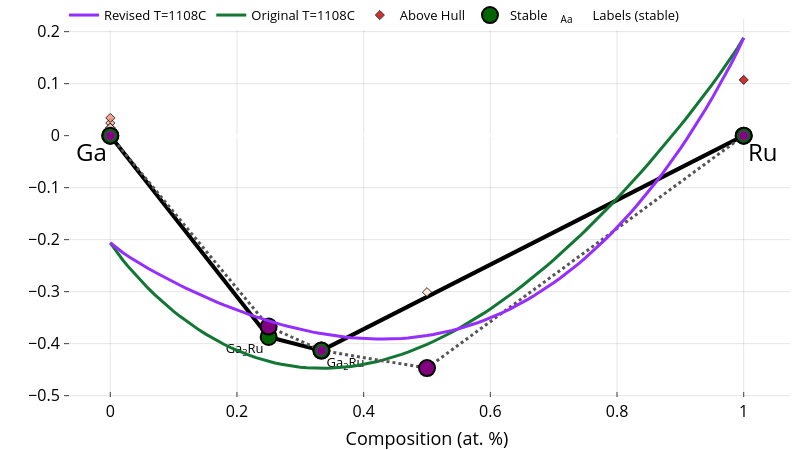

The notebook cell saved with this chart:
### Code cell
from pymatgen.analysis.phase_diagram import PDPlotter, PhaseDiagram, PDEntry  # The PMG PDPlotter source code is modified here
pdp = PDPlotter(bl.dft_ch)
from gliquid.binary import t_sym, a_sym, b_sym, c_sym, d_sym, xb_sym
import sympy as sp

t_eval_c = 1108
t_eval = t_eval_c + 273.15

def get_g_curve(A=0, B=0, C=0, D=0, T=0, name="") -> go.Scatter:
    """
    Args:
        A, B, C, D (float): Non-ideal mixing parameters.
        T (float): Temperature in Kelvin.

    Returns:
        go.Scatter: Plotly scatter trace for the Gibbs free energy curve.
    """
    g = bl.eqs['g_liquid'].subs({t_sym: T, a_sym: A, b_sym: B, c_sym: C, d_sym: D})
    gliq_vals = sp.lambdify(xb_sym, g, 'numpy')(_x_vals[1:-1]) if g.has(xb_sym) else [0] * len(_x_vals[1:-1])
    ga = np.float64(bl.eqs['ga'].subs({t_sym: T}) / 96485)
    gb = np.float64(bl.eqs['gb'].subs({t_sym: T}) / 96485)
    if name == "":
        name += "Liquid T=" + str(int(T-273.15)) + "C"

    return go.Scatter(
        x=_x_vals,
        y=[ga] + [g / 96485 for g in gliq_vals] + [gb],
        mode='lines',
        name=name
    )

fig = pdp.get_plot()
fig.add_trace(get_g_curve(A=pred_params[0], B=pred_params[1], C=pred_params[2], D=pred_params[3],
                          T=t_eval, name=f"Original T={t_eval_c}C").update(line=dict(color='#117733', width=3)))

print("Phase energies at t_eval (eV/atom):")
for p in bl.phases:
    if 'enthalpy' in p:
        print(p['name'] + f" @ t_eval ({t_eval})", (p['enthalpy'] - p.get('entropy', 0)*t_eval)/96485.0)

allpoints = [[p['comp'], (p['enthalpy'] - p.get('entropy', 0)*t_eval)/96485.0] for p in bl.phases[:-1]]
newpoints = [[p['comp'], (p['enthalpy'] - p.get('entropy', 0)*t_eval)/96485.0] for p in bl.phases[:-1] if 'entropy' in p]
oldpoints = [[p['comp'], (p['enthalpy'] - p.get('entropy', 0)*t_eval)/96485.0] for p in bl.phases[:-1] if 'entropy' not in p]

# Plot connecting lines between all points
for i in range(len(allpoints) - 1):
    fig.add_trace(go.Scatter(
        x=[allpoints[i][0], allpoints[i+1][0]],
        y=[allpoints[i][1], allpoints[i+1][1]],
        mode='lines',
        line=dict(color='#555555', dash='dot', width=3),
        showlegend=False
    ))

# Fix the data structure - remove the extra brackets
fig.add_trace(go.Scatter(
    x=[p[0] for p in newpoints],
    y=[p[1] for p in newpoints],
    mode='markers',
    marker=dict(color="purple", size=16, symbol='circle', line=dict(width=2, color='black')),
    showlegend=False
))

fig.add_trace(go.Scatter(
    x=[p[0] for p in oldpoints],
    y=[p[1] for p in oldpoints],
    mode='markers',
    marker=dict(color="darkgreen", size=16, symbol='circle', line=dict(width=2, color='black')),
    showlegend=False
))

# Add smaller purple circles inside the darkgreen circles
fig.add_trace(go.Scatter(
    x=[p[0] for p in oldpoints],
    y=[p[1] for p in oldpoints],
    mode='markers',
    marker=dict(color="purple", size=9, symbol='circle', line=dict(width=0.5, color='#Be03Fd')),
    showlegend=False
))

fig.add_trace(get_g_curve(A=adj_params[0], B=adj_params[1], C=adj_params[2], D=adj_params[3],
                          T=t_eval, name=f"Revised T={t_eval_c}C").update(line=dict(color='#962EFF', width=3)))

fig.update_layout(plot_bgcolor='white',
                  paper_bgcolor='white', 
                  xaxis=dict(title=dict(text="Composition (at. %)", font=dict(size=18)),
                            tickfont=dict(color='black'), mirror=False),
                  yaxis=dict(title=dict(text="", font=dict(size=18)),
                            tickfont=dict(color='black'), mirror=False),
                  font=dict(color='black', size=13),  # Sets default font color for all text elements
                  width=800, height=450)

fig.show()
# fig_dict = fig.to_dict()
# fig_dict['layout'].pop('annotations', None)
# fig_dict['layout'].pop('title', None)
# fig_dict['layout']['xaxis'].pop('title', None)
# fig_dict['layout']['yaxis'].pop('title', None)
# fig_dict['data'] = [trace for trace in fig_dict['data'] if trace.get('mode') != 'text']
# cleaned = go.Figure(fig_dict)
# cleaned.layout.showlegend = False
# cleaned.layout.xaxis.showticklabels = False
# cleaned.layout.yaxis.showticklabels = False
# cleaned.update_layout(xaxis_range=[-0.03, 1.015])
# cleaned.show()

# figures_dir = cfg.project_root / "figures"
# if os.path.isdir(figures_dir):
#     fig.write_image(figures_dir / "Ga-Ru_chull_overlaid.svg")
#     cleaned.write_image(figures_dir / "Ga-Ru_chull_overlaid_cleaned.svg")
#     print(f"Figures saved to {figures_dir}")

### Figure 1 — Plotly figure (JSON) as saved in the notebook; plotly's stock layout.template omitted (floating-point values rounded to 4 significant figures)
{"data": [{"hoverinfo": "none", "line": {"color": "black", "width": 4}, "mode": "lines", "showlegend": false, "type": "scatter", "x": [0.25, 0, null, 0.3333, 0.25, null, 0.3333, 1, null], "y": [-0.3871, 0, null, -0.4134, -0.3871, null, -0.4134, 0, null]}, {"hoverinfo": "skip", "mode": "text", "name": "Labels (stable)", "opacity": 1, "showlegend": true, "text": ["Ga<sub>3</sub>Ru", "Ga<sub>2</sub>Ru"], "textposition": ["bottom left", "bottom right"], "type": "scatter", "visible": true, "x": [0.242, 0.3413], "y": [-0.4001, -0.4264]}, {"error_y": {"array": [0, 0, 0, 0], "color": "gray", "thickness": 2.5, "type": "data", "width": 5}, "hoverinfo": "text", "hoverlabel": {"font": {"size": 14}}, "hovertext": ["Ga<sub>3</sub>Ru (mp-672204-GGA) <br>  Formation energy: -0.387 eV/atom <br>  (Stable)", "Ga (mp-142-GGA) <br>  Formation energy: 0.0 eV/atom <br>  (Stable)", "Ga<sub>2</sub>Ru (mp-1072429-GGA) <br>  Formation energy: -0.413 eV/atom <br>  (Stable)", "Ru (mp-33-GGA) <br>  Formation energy: 0.0 eV/atom <br>  (Stable)"], "marker": {"color": "darkgreen", "line": {"color": "black", "width": 2}, "size": 16}, "mode": "markers", "name": "Stable", "opacity": 0.99, "showlegend": true, "type": "scatter", "x": [0.25, 0, 0.3333, 1], "y": [-0.3871, 0, -0.4134, 0]}, {"hoverinfo": "text", "hoverlabel": {"font": {"size": 14}}, "hovertext": ["Ru (mp-8639-GGA) <br>  Formation energy: 0.107 eV/atom <br>  Energy Above Hull: (+0.107 eV/atom)", "Ga (mp-140-GGA) <br>  Formation energy: 0.024 eV/atom <br>  Energy Above Hull: (+0.024 eV/atom)", "Ga (mp-569007-GGA) <br>  Formation energy: 0.034 eV/atom <br>  Energy Above Hull: (+0.034 eV/atom)", "Ga (mp-569423-GGA) <br>  Formation energy: 0.011 eV/atom <br>  Energy Above Hull: (+0.011 eV/atom)", "Ga (mp-567540-GGA) <br>  Formation energy: 0.012 eV/atom <br>  Energy Above Hull: (+0.012 eV/atom)", "Ga (mp-1067880-GGA) <br>  Formation energy: 0.005 eV/atom <br>  Energy Above Hull: (+0.005 eV/atom)", "Ga (mp-10021-GGA) <br>  Formation energy: 0.015 eV/atom <br>  Energy Above Hull: (+0.015 eV/atom)", "Ga (mp-1007857-GGA) <br>  Formation energy: 0.015 eV/atom <br>  Energy Above Hull: (+0.015 eV/atom)", "GaRu (mp-22320-GGA) <br>  Formation energy: -0.301 eV/atom <br>  Energy Above Hull: (+0.009 eV/atom)"], "marker": {"color": [0.107, 0.024, 0.034, 0.011, 0.012, 0.005, 0.015, 0.015, 0.009], "colorscale": [[0, "#fff5e3"], [0.5, "#f24324"], [1, "#c40000"]], "line": {"color": "black", "width": 1}, "opacity": 0.8, "size": 7, "symbol": "diamond"}, "mode": "markers", "name": "Above Hull", "showlegend": true, "type": "scatter", "x": [1, 0, 0, 0, 0, 0, 0, 0, 0.5], "y": [0.1073, 0.02417, 0.03406, 0.01134, 0.01168, 0.004823, 0.01527, 0.01539, -0.301]}, {"line": {"color": "#117733", "width": 3}, "mode": "lines", "name": "Original T=1108C", "type": "scatter", "x": [0, 0.01, 0.02, 0.03, 0.04, 0.05, 0.06, 0.07, 0.08, 0.09, 0.1, 0.11, 0.12, 0.13, 0.14, 0.15, 0.16, 0.17, 0.18, 0.19, 0.2, 0.21, 0.22, 0.23, 0.24, 0.25, 0.26, 0.27, 0.28, 0.29, 0.3, 0.31, 0.32, 0.33, 0.34, 0.35, 0.36, 0.37, 0.38, 0.39, 0.4, 0.41, 0.42, 0.43, 0.44, 0.45, 0.46, 0.47, 0.48, 0.49, 0.5, 0.51, 0.52, 0.53, 0.54, 0.55, 0.56, 0.57, 0.58, 0.59, 0.6, 0.61, 0.62, 0.63, 0.64, 0.65, 0.66, 0.67, 0.68, 0.69, 0.7, 0.71, 0.72, 0.73, 0.74, 0.75, 0.76, 0.77, 0.78, 0.79, 0.8, 0.81, 0.82, 0.83, 0.84, 0.85, 0.86, 0.87, 0.88, 0.89, 0.9, 0.91, 0.92, 0.93, 0.94, 0.95, 0.96, 0.97, 0.98, 0.99, 1], "y": [-0.2061, -0.2239, -0.2396, -0.2543, -0.2681, -0.2813, -0.2937, -0.3056, -0.3169, -0.3276, -0.3378, -0.3475, -0.3566, -0.3653, -0.3735, -0.3812, -0.3885, -0.3952, -0.4016, -0.4075, -0.413, -0.418, -0.4227, -0.4269, -0.4307, -0.4341, -0.4371, -0.4397, -0.4419, -0.4438, -0.4452, -0.4463, -0.447, -0.4474, -0.4474, -0.447, -0.4463, -0.4452, -0.4438, -0.442, -0.44, -0.4375, -0.4348, -0.4317, -0.4283, -0.4246, -0.4206, -0.4162, -0.4116, -0.4067, -0.4014, -0.3959, -0.39, -0.3839, -0.3775, -0.3708, -0.3639, -0.3566, -0.3491, -0.3413, -0.3333, -0.325, -0.3164, -0.3076, -0.2985, -0.2892, -0.2796, -0.2698, -0.2597, -0.2494, -0.2389, -0.2281, -0.2171, -0.2058, -0.1944, -0.1827, -0.1707, -0.1586, -0.1462, -0.1336, -0.1208, -0.1078, -0.09459, -0.08113, -0.06746, -0.05357, -0.03946, -0.02513, -0.01057, 0.004209, 0.01923, 0.03449, 0.04999, 0.06577, 0.08182, 0.09818, 0.1149, 0.132, 0.1496, 0.1679, 0.188]}, {"line": {"color": "#555555", "dash": "dot", "width": 3}, "mode": "lines", "showlegend": false, "type": "scatter", "x": [0, 0.25], "y": [0, -0.3671]}, {"line": {"color": "#555555", "dash": "dot", "width": 3}, "mode": "lines", "showlegend": false, "type": "scatter", "x": [0.25, 0.3333], "y": [-0.3671, -0.4134]}, {"line": {"color": "#555555", "dash": "dot", "width": 3}, "mode": "lines", "showlegend": false, "type": "scatter", "x": [0.3333, 0.5], "y": [-0.4134, -0.447]}, {"line": {"color": "#555555", "dash": "dot", "width": 3}, "mode": "lines", "showlegend": false, "type": "scatter", "x": [0.5, 1], "y": [-0.447, 0]}, {"marker": {"color": "purple", "line": {"color": "black", "width": 2}, "size": 16, "symbol": "circle"}, "mode": "markers", "showlegend": false, "type": "scatter", "x": [0.25, 0.5], "y": [-0.3671, -0.447]}, {"marker": {"color": "darkgreen", "line": {"color": "black", "width": 2}, "size": 16, "symbol": "circle"}, "mode": "markers", "showlegend": false, "type": "scatter", "x": [0, 0.3333, 1], "y": [0, -0.4134, 0]}, {"marker": {"color": "purple", "line": {"color": "#Be03Fd", "width": 0.5}, "size": 9, "symbol": "circle"}, "mode": "markers", "showlegend": false, "type": "scatter", "x": [0, 0.3333, 1], "y": [0, -0.4134, 0]}, {"line": {"color": "#962EFF", "width": 3}, "mode": "lines", "name": "Revised T=1108C", "type": "scatter", "x": [0, 0.01, 0.02, 0.03, 0.04, 0.05, 0.06, 0.07, 0.08, 0.09, 0.1, 0.11, 0.12, 0.13, 0.14, 0.15, 0.16, 0.17, 0.18, 0.19, 0.2, 0.21, 0.22, 0.23, 0.24, 0.25, 0.26, 0.27, 0.28, 0.29, 0.3, 0.31, 0.32, 0.33, 0.34, 0.35, 0.36, 0.37, 0.38, 0.39, 0.4, 0.41, 0.42, 0.43, 0.44, 0.45, 0.46, 0.47, 0.48, 0.49, 0.5, 0.51, 0.52, 0.53, 0.54, 0.55, 0.56, 0.57, 0.58, 0.59, 0.6, 0.61, 0.62, 0.63, 0.64, 0.65, 0.66, 0.67, 0.68, 0.69, 0.7, 0.71, 0.72, 0.73, 0.74, 0.75, 0.76, 0.77, 0.78, 0.79, 0.8, 0.81, 0.82, 0.83, 0.84, 0.85, 0.86, 0.87, 0.88, 0.89, 0.9, 0.91, 0.92, 0.93, 0.94, 0.95, 0.96, 0.97, 0.98, 0.99, 1], "y": [-0.2061, -0.2165, -0.2252, -0.2333, -0.241, -0.2483, -0.2554, -0.2623, -0.2689, -0.2754, -0.2816, -0.2877, -0.2937, -0.2994, -0.3051, -0.3105, -0.3158, -0.321, -0.3259, -0.3308, -0.3354, -0.3399, -0.3442, -0.3484, -0.3524, -0.3562, -0.3599, -0.3633, -0.3666, -0.3697, -0.3726, -0.3753, -0.3778, -0.3801, -0.3823, -0.3842, -0.3858, -0.3873, -0.3885, -0.3896, -0.3903, -0.3909, -0.3912, -0.3913, -0.3911, -0.3907, -0.39, -0.389, -0.3878, -0.3863, -0.3845, -0.3824, -0.3801, -0.3775, -0.3745, -0.3713, -0.3678, -0.3639, -0.3597, -0.3552, -0.3504, -0.3453, -0.3398, -0.334, -0.3278, -0.3212, -0.3143, -0.3071, -0.2995, -0.2914, -0.2831, -0.2743, -0.2651, -0.2555, -0.2456, -0.2352, -0.2243, -0.2131, -0.2014, -0.1893, -0.1768, -0.1638, -0.1503, -0.1363, -0.1219, -0.107, -0.09159, -0.07567, -0.05923, -0.04226, -0.02475, -0.00667, 0.01199, 0.03124, 0.05113, 0.07167, 0.09292, 0.1149, 0.1378, 0.1618, 0.188]}], "layout": {"annotations": [{"align": "center", "font": {"color": "#000000", "size": 24}, "opacity": 1, "showarrow": false, "text": "Ga", "x": -0.03, "xref": "x", "y": -0.03, "yref": "y"}, {"align": "center", "font": {"color": "#000000", "size": 24}, "opacity": 1, "showarrow": false, "text": "Ru", "x": 1.03, "xref": "x", "y": -0.03, "yref": "y"}], "autosize": true, "coloraxis": {"colorbar": {"x": 1, "y": 0.05, "yanchor": "top"}}, "font": {"color": "black", "size": 13}, "height": 450, "hovermode": "closest", "legend": {"orientation": "h", "tracegroupgap": 7, "traceorder": "reversed", "x": 0, "xanchor": "left", "y": 1.05}, "margin": {"b": 10, "l": 10, "pad": 0, "r": 10, "t": 0}, "paper_bgcolor": "white", "plot_bgcolor": "white", "showlegend": true, "width": 800, "xaxis": {"anchor": "y", "gridcolor": "rgba(0,0,0,0.1)", "mirror": false, "nticks": 8, "showgrid": true, "showline": true, "side": "bottom", "tickfont": {"color": "black", "size": 16}, "ticks": "inside", "title": {"font": {"color": "#000000", "size": 18}, "text": "Composition (at. %)"}, "type": "linear", "zeroline": false}, "yaxis": {"anchor": "x", "gridcolor": "rgba(0,0,0,0.1)", "mirror": false, "showgrid": true, "showline": true, "side": "left", "tickfont": {"color": "black", "size": 16}, "ticks": "inside", "title": {"font": {"color": "#000000", "size": 18}, "text": ""}, "type": "linear"}}}
